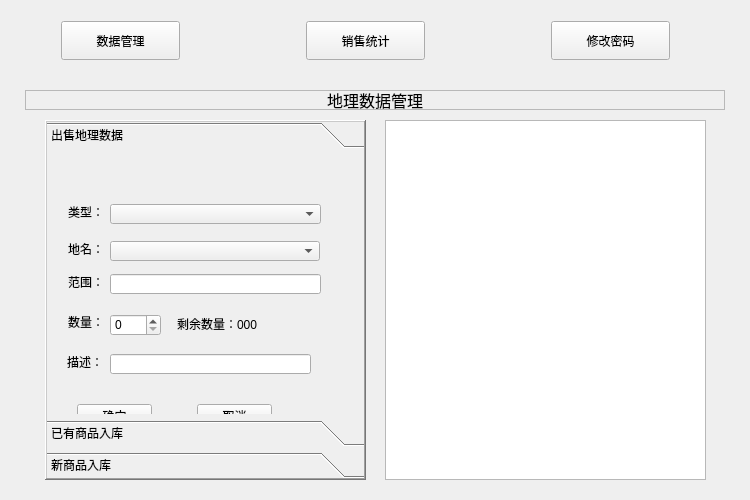
<?xml version="1.0" encoding="UTF-8"?>
<ui version="4.0">
 <class>Widget</class>
 <widget class="QWidget" name="Widget">
  <property name="geometry">
   <rect>
    <x>0</x>
    <y>0</y>
    <width>750</width>
    <height>500</height>
   </rect>
  </property>
  <property name="windowTitle">
   <string>数据管理系统</string>
  </property>
  <widget class="QWidget" name="layoutWidget">
   <property name="geometry">
    <rect>
     <x>50</x>
     <y>10</y>
     <width>631</width>
     <height>61</height>
    </rect>
   </property>
   <layout class="QHBoxLayout" name="horizontalLayout">
    <property name="sizeConstraint">
     <enum>QLayout::SetDefaultConstraint</enum>
    </property>
    <item>
     <widget class="QPushButton" name="manageBtn">
      <property name="sizePolicy">
       <sizepolicy hsizetype="Expanding" vsizetype="Expanding">
        <horstretch>0</horstretch>
        <verstretch>0</verstretch>
       </sizepolicy>
      </property>
      <property name="text">
       <string>数据管理</string>
      </property>
     </widget>
    </item>
    <item>
     <spacer name="horizontalSpacer_3">
      <property name="orientation">
       <enum>Qt::Horizontal</enum>
      </property>
      <property name="sizeHint" stdset="0">
       <size>
        <width>40</width>
        <height>20</height>
       </size>
      </property>
     </spacer>
    </item>
    <item>
     <widget class="QPushButton" name="chartBtn">
      <property name="sizePolicy">
       <sizepolicy hsizetype="Expanding" vsizetype="Expanding">
        <horstretch>0</horstretch>
        <verstretch>0</verstretch>
       </sizepolicy>
      </property>
      <property name="text">
       <string>销售统计</string>
      </property>
     </widget>
    </item>
    <item>
     <spacer name="horizontalSpacer_2">
      <property name="orientation">
       <enum>Qt::Horizontal</enum>
      </property>
      <property name="sizeHint" stdset="0">
       <size>
        <width>40</width>
        <height>20</height>
       </size>
      </property>
     </spacer>
    </item>
    <item>
     <widget class="QPushButton" name="passwordBtn">
      <property name="sizePolicy">
       <sizepolicy hsizetype="Expanding" vsizetype="Expanding">
        <horstretch>0</horstretch>
        <verstretch>0</verstretch>
       </sizepolicy>
      </property>
      <property name="text">
       <string>修改密码</string>
      </property>
     </widget>
    </item>
   </layout>
  </widget>
  <widget class="QStackedWidget" name="stackedWidget">
   <property name="geometry">
    <rect>
     <x>25</x>
     <y>70</y>
     <width>700</width>
     <height>410</height>
    </rect>
   </property>
   <property name="currentIndex">
    <number>0</number>
   </property>
   <widget class="QWidget" name="managePage">
    <widget class="QLabel" name="label">
     <property name="geometry">
      <rect>
       <x>0</x>
       <y>20</y>
       <width>700</width>
       <height>20</height>
      </rect>
     </property>
     <property name="font">
      <font>
       <pointsize>12</pointsize>
      </font>
     </property>
     <property name="frameShape">
      <enum>QFrame::StyledPanel</enum>
     </property>
     <property name="text">
      <string>地理数据管理</string>
     </property>
     <property name="alignment">
      <set>Qt::AlignCenter</set>
     </property>
    </widget>
    <widget class="QToolBox" name="toolBox">
     <property name="geometry">
      <rect>
       <x>20</x>
       <y>50</y>
       <width>321</width>
       <height>360</height>
      </rect>
     </property>
     <property name="frameShape">
      <enum>QFrame::WinPanel</enum>
     </property>
     <property name="frameShadow">
      <enum>QFrame::Raised</enum>
     </property>
     <widget class="QWidget" name="toolBoxPage1">
      <property name="geometry">
       <rect>
        <x>0</x>
        <y>0</y>
        <width>317</width>
        <height>278</height>
       </rect>
      </property>
      <attribute name="label">
       <string>出售地理数据</string>
      </attribute>
      <widget class="QLabel" name="label_9">
       <property name="geometry">
        <rect>
         <x>20</x>
         <y>200</y>
         <width>36</width>
         <height>16</height>
        </rect>
       </property>
       <property name="text">
        <string>描述：</string>
       </property>
      </widget>
      <widget class="QPushButton" name="sellCancelBtn">
       <property name="geometry">
        <rect>
         <x>150</x>
         <y>250</y>
         <width>75</width>
         <height>23</height>
        </rect>
       </property>
       <property name="text">
        <string>取消</string>
       </property>
      </widget>
      <widget class="QLabel" name="label_6">
       <property name="geometry">
        <rect>
         <x>21</x>
         <y>50</y>
         <width>36</width>
         <height>16</height>
        </rect>
       </property>
       <property name="text">
        <string>类型：</string>
       </property>
      </widget>
      <widget class="QLabel" name="label_7">
       <property name="geometry">
        <rect>
         <x>21</x>
         <y>87</y>
         <width>36</width>
         <height>16</height>
        </rect>
       </property>
       <property name="text">
        <string>地名：</string>
       </property>
      </widget>
      <widget class="QComboBox" name="geomTypeComboBox">
       <property name="geometry">
        <rect>
         <x>63</x>
         <y>50</y>
         <width>211</width>
         <height>20</height>
        </rect>
       </property>
       <property name="sizePolicy">
        <sizepolicy hsizetype="Expanding" vsizetype="Fixed">
         <horstretch>0</horstretch>
         <verstretch>0</verstretch>
        </sizepolicy>
       </property>
      </widget>
      <widget class="QComboBox" name="sellBrandComboBox">
       <property name="geometry">
        <rect>
         <x>63</x>
         <y>87</y>
         <width>210</width>
         <height>20</height>
        </rect>
       </property>
       <property name="sizePolicy">
        <sizepolicy hsizetype="Expanding" vsizetype="Fixed">
         <horstretch>0</horstretch>
         <verstretch>0</verstretch>
        </sizepolicy>
       </property>
      </widget>
      <widget class="QPushButton" name="sellOkBtn">
       <property name="geometry">
        <rect>
         <x>30</x>
         <y>250</y>
         <width>75</width>
         <height>23</height>
        </rect>
       </property>
       <property name="text">
        <string>确定</string>
       </property>
      </widget>
      <widget class="QLabel" name="label_8">
       <property name="geometry">
        <rect>
         <x>21</x>
         <y>160</y>
         <width>36</width>
         <height>16</height>
        </rect>
       </property>
       <property name="text">
        <string>数量：</string>
       </property>
      </widget>
      <widget class="QSpinBox" name="sellNumSpinBox">
       <property name="geometry">
        <rect>
         <x>63</x>
         <y>160</y>
         <width>51</width>
         <height>22</height>
        </rect>
       </property>
      </widget>
      <widget class="QLineEdit" name="sellSumLineEdit">
       <property name="geometry">
        <rect>
         <x>63</x>
         <y>200</y>
         <width>201</width>
         <height>20</height>
        </rect>
       </property>
       <property name="readOnly">
        <bool>true</bool>
       </property>
      </widget>
      <widget class="QLabel" name="label_24">
       <property name="geometry">
        <rect>
         <x>21</x>
         <y>120</y>
         <width>36</width>
         <height>16</height>
        </rect>
       </property>
       <property name="text">
        <string>范围：</string>
       </property>
      </widget>
      <widget class="QLineEdit" name="sellPriceLineEdit">
       <property name="geometry">
        <rect>
         <x>63</x>
         <y>120</y>
         <width>211</width>
         <height>20</height>
        </rect>
       </property>
       <property name="readOnly">
        <bool>true</bool>
       </property>
      </widget>
      <widget class="QLabel" name="sellLastNumLabel">
       <property name="geometry">
        <rect>
         <x>130</x>
         <y>160</y>
         <width>111</width>
         <height>20</height>
        </rect>
       </property>
       <property name="text">
        <string>剩余数量：000</string>
       </property>
      </widget>
     </widget>
     <widget class="QWidget" name="page_3">
      <property name="geometry">
       <rect>
        <x>0</x>
        <y>0</y>
        <width>317</width>
        <height>278</height>
       </rect>
      </property>
      <attribute name="label">
       <string>已有商品入库</string>
      </attribute>
      <widget class="QLabel" name="label_2">
       <property name="geometry">
        <rect>
         <x>21</x>
         <y>50</y>
         <width>36</width>
         <height>16</height>
        </rect>
       </property>
       <property name="text">
        <string>类型：</string>
       </property>
      </widget>
      <widget class="QLabel" name="label_5">
       <property name="geometry">
        <rect>
         <x>21</x>
         <y>87</y>
         <width>36</width>
         <height>16</height>
        </rect>
       </property>
       <property name="text">
        <string>品牌：</string>
       </property>
      </widget>
      <widget class="QLabel" name="label_10">
       <property name="geometry">
        <rect>
         <x>21</x>
         <y>120</y>
         <width>36</width>
         <height>16</height>
        </rect>
       </property>
       <property name="text">
        <string>单价：</string>
       </property>
      </widget>
      <widget class="QLabel" name="label_11">
       <property name="geometry">
        <rect>
         <x>21</x>
         <y>160</y>
         <width>36</width>
         <height>16</height>
        </rect>
       </property>
       <property name="text">
        <string>数量：</string>
       </property>
      </widget>
      <widget class="QPushButton" name="goodsOkBtn">
       <property name="geometry">
        <rect>
         <x>30</x>
         <y>250</y>
         <width>75</width>
         <height>23</height>
        </rect>
       </property>
       <property name="text">
        <string>确定</string>
       </property>
      </widget>
      <widget class="QPushButton" name="goodsCancelBtn">
       <property name="geometry">
        <rect>
         <x>150</x>
         <y>250</y>
         <width>75</width>
         <height>23</height>
        </rect>
       </property>
       <property name="text">
        <string>取消</string>
       </property>
      </widget>
      <widget class="QComboBox" name="goodsTypeComboBox">
       <property name="geometry">
        <rect>
         <x>63</x>
         <y>50</y>
         <width>151</width>
         <height>20</height>
        </rect>
       </property>
      </widget>
      <widget class="QLineEdit" name="goodsPriceLineEdit">
       <property name="geometry">
        <rect>
         <x>63</x>
         <y>120</y>
         <width>100</width>
         <height>20</height>
        </rect>
       </property>
       <property name="readOnly">
        <bool>true</bool>
       </property>
      </widget>
      <widget class="QComboBox" name="goodsBrandComboBox">
       <property name="geometry">
        <rect>
         <x>63</x>
         <y>87</y>
         <width>210</width>
         <height>20</height>
        </rect>
       </property>
      </widget>
      <widget class="QLabel" name="label_12">
       <property name="geometry">
        <rect>
         <x>180</x>
         <y>120</y>
         <width>54</width>
         <height>12</height>
        </rect>
       </property>
       <property name="text">
        <string>元</string>
       </property>
      </widget>
      <widget class="QLineEdit" name="goodsSumLineEdit">
       <property name="geometry">
        <rect>
         <x>63</x>
         <y>200</y>
         <width>100</width>
         <height>20</height>
        </rect>
       </property>
       <property name="readOnly">
        <bool>true</bool>
       </property>
      </widget>
      <widget class="QLabel" name="label_19">
       <property name="geometry">
        <rect>
         <x>179</x>
         <y>200</y>
         <width>54</width>
         <height>12</height>
        </rect>
       </property>
       <property name="text">
        <string>元</string>
       </property>
      </widget>
      <widget class="QLabel" name="label_20">
       <property name="geometry">
        <rect>
         <x>20</x>
         <y>200</y>
         <width>36</width>
         <height>16</height>
        </rect>
       </property>
       <property name="text">
        <string>金额：</string>
       </property>
      </widget>
      <widget class="QSpinBox" name="goodsNumSpinBox">
       <property name="geometry">
        <rect>
         <x>63</x>
         <y>160</y>
         <width>61</width>
         <height>20</height>
        </rect>
       </property>
      </widget>
     </widget>
     <widget class="QWidget" name="page_5">
      <property name="geometry">
       <rect>
        <x>0</x>
        <y>0</y>
        <width>317</width>
        <height>278</height>
       </rect>
      </property>
      <attribute name="label">
       <string>新商品入库</string>
      </attribute>
      <widget class="QSpinBox" name="newNumSpinBox">
       <property name="geometry">
        <rect>
         <x>73</x>
         <y>140</y>
         <width>61</width>
         <height>20</height>
        </rect>
       </property>
       <property name="minimum">
        <number>1</number>
       </property>
       <property name="maximum">
        <number>999</number>
       </property>
       <property name="value">
        <number>1</number>
       </property>
      </widget>
      <widget class="QLabel" name="label_14">
       <property name="geometry">
        <rect>
         <x>31</x>
         <y>100</y>
         <width>36</width>
         <height>16</height>
        </rect>
       </property>
       <property name="text">
        <string>单价：</string>
       </property>
      </widget>
      <widget class="QLabel" name="label_15">
       <property name="geometry">
        <rect>
         <x>31</x>
         <y>140</y>
         <width>36</width>
         <height>16</height>
        </rect>
       </property>
       <property name="text">
        <string>数量：</string>
       </property>
      </widget>
      <widget class="QComboBox" name="newTypeComboBox">
       <property name="geometry">
        <rect>
         <x>73</x>
         <y>30</y>
         <width>151</width>
         <height>20</height>
        </rect>
       </property>
      </widget>
      <widget class="QLabel" name="label_16">
       <property name="geometry">
        <rect>
         <x>31</x>
         <y>30</y>
         <width>36</width>
         <height>16</height>
        </rect>
       </property>
       <property name="text">
        <string>类型：</string>
       </property>
      </widget>
      <widget class="QLabel" name="label_17">
       <property name="geometry">
        <rect>
         <x>170</x>
         <y>100</y>
         <width>54</width>
         <height>12</height>
        </rect>
       </property>
       <property name="text">
        <string>元</string>
       </property>
      </widget>
      <widget class="QPushButton" name="newCancelBtn">
       <property name="geometry">
        <rect>
         <x>160</x>
         <y>230</y>
         <width>75</width>
         <height>23</height>
        </rect>
       </property>
       <property name="text">
        <string>取消</string>
       </property>
      </widget>
      <widget class="QLabel" name="label_18">
       <property name="geometry">
        <rect>
         <x>31</x>
         <y>67</y>
         <width>36</width>
         <height>16</height>
        </rect>
       </property>
       <property name="text">
        <string>品牌：</string>
       </property>
      </widget>
      <widget class="QPushButton" name="newOkBtn">
       <property name="geometry">
        <rect>
         <x>40</x>
         <y>230</y>
         <width>75</width>
         <height>23</height>
        </rect>
       </property>
       <property name="text">
        <string>确定</string>
       </property>
      </widget>
      <widget class="QLineEdit" name="newBrandLineEdit">
       <property name="geometry">
        <rect>
         <x>73</x>
         <y>67</y>
         <width>210</width>
         <height>20</height>
        </rect>
       </property>
      </widget>
      <widget class="QLineEdit" name="newSumLineEdit">
       <property name="geometry">
        <rect>
         <x>72</x>
         <y>180</y>
         <width>100</width>
         <height>20</height>
        </rect>
       </property>
       <property name="readOnly">
        <bool>true</bool>
       </property>
      </widget>
      <widget class="QLabel" name="label_21">
       <property name="geometry">
        <rect>
         <x>189</x>
         <y>180</y>
         <width>54</width>
         <height>12</height>
        </rect>
       </property>
       <property name="text">
        <string>元</string>
       </property>
      </widget>
      <widget class="QLabel" name="label_22">
       <property name="geometry">
        <rect>
         <x>30</x>
         <y>180</y>
         <width>36</width>
         <height>16</height>
        </rect>
       </property>
       <property name="text">
        <string>金额：</string>
       </property>
      </widget>
      <widget class="QSpinBox" name="newPriceSpinBox">
       <property name="geometry">
        <rect>
         <x>73</x>
         <y>100</y>
         <width>91</width>
         <height>20</height>
        </rect>
       </property>
       <property name="minimum">
        <number>1</number>
       </property>
       <property name="maximum">
        <number>99999</number>
       </property>
       <property name="value">
        <number>1</number>
       </property>
      </widget>
     </widget>
    </widget>
    <widget class="QListWidget" name="dailyList">
     <property name="geometry">
      <rect>
       <x>360</x>
       <y>50</y>
       <width>321</width>
       <height>360</height>
      </rect>
     </property>
     <property name="editTriggers">
      <set>QAbstractItemView::NoEditTriggers</set>
     </property>
    </widget>
   </widget>
   <widget class="QWidget" name="chartPage">
    <widget class="QLabel" name="label_3">
     <property name="geometry">
      <rect>
       <x>0</x>
       <y>20</y>
       <width>700</width>
       <height>20</height>
      </rect>
     </property>
     <property name="font">
      <font>
       <pointsize>12</pointsize>
      </font>
     </property>
     <property name="frameShape">
      <enum>QFrame::StyledPanel</enum>
     </property>
     <property name="text">
      <string>销售统计</string>
     </property>
     <property name="alignment">
      <set>Qt::AlignCenter</set>
     </property>
    </widget>
    <widget class="QComboBox" name="typeComboBox">
     <property name="geometry">
      <rect>
       <x>10</x>
       <y>50</y>
       <width>191</width>
       <height>22</height>
      </rect>
     </property>
    </widget>
    <widget class="QPushButton" name="updateBtn">
     <property name="geometry">
      <rect>
       <x>210</x>
       <y>50</y>
       <width>75</width>
       <height>23</height>
      </rect>
     </property>
     <property name="text">
      <string>更新显示</string>
     </property>
    </widget>
   </widget>
   <widget class="QWidget" name="page">
    <widget class="QLabel" name="label_4">
     <property name="geometry">
      <rect>
       <x>0</x>
       <y>20</y>
       <width>700</width>
       <height>20</height>
      </rect>
     </property>
     <property name="font">
      <font>
       <pointsize>12</pointsize>
      </font>
     </property>
     <property name="frameShape">
      <enum>QFrame::StyledPanel</enum>
     </property>
     <property name="text">
      <string>修改密码</string>
     </property>
     <property name="alignment">
      <set>Qt::AlignCenter</set>
     </property>
    </widget>
    <widget class="QLabel" name="label_23">
     <property name="geometry">
      <rect>
       <x>240</x>
       <y>120</y>
       <width>81</width>
       <height>16</height>
      </rect>
     </property>
     <property name="text">
      <string>原密码：</string>
     </property>
    </widget>
    <widget class="QLabel" name="label_26">
     <property name="geometry">
      <rect>
       <x>240</x>
       <y>160</y>
       <width>54</width>
       <height>12</height>
      </rect>
     </property>
     <property name="text">
      <string>新密码：</string>
     </property>
    </widget>
    <widget class="QLineEdit" name="oldPwdLineEdit">
     <property name="geometry">
      <rect>
       <x>290</x>
       <y>120</y>
       <width>161</width>
       <height>20</height>
      </rect>
     </property>
    </widget>
    <widget class="QLineEdit" name="newPwdLineEdit">
     <property name="geometry">
      <rect>
       <x>290</x>
       <y>160</y>
       <width>161</width>
       <height>20</height>
      </rect>
     </property>
    </widget>
    <widget class="QPushButton" name="changePwdBtn">
     <property name="geometry">
      <rect>
       <x>320</x>
       <y>220</y>
       <width>75</width>
       <height>23</height>
      </rect>
     </property>
     <property name="text">
      <string>确定</string>
     </property>
    </widget>
   </widget>
  </widget>
 </widget>
 <layoutdefault spacing="6" margin="11"/>
 <resources/>
 <connections/>
</ui>
